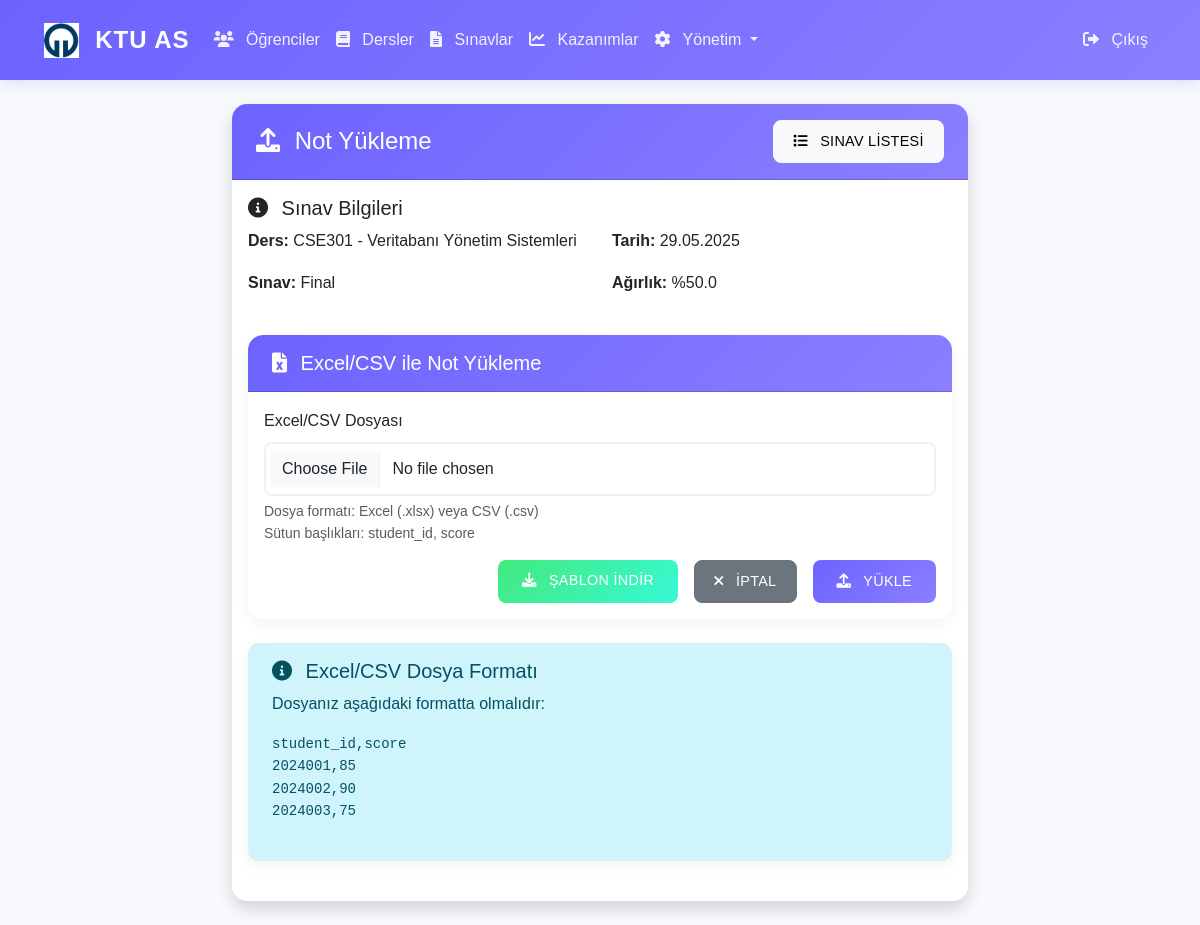
Screenshot of /admin/upload-scores/4 (signed in) with the database file from the repository.
### app/models/__init__.py (models this page shows, shortened)
class Course(db.Model):
    __tablename__ = 'courses'
    id = db.Column(db.Integer, primary_key=True)
    course_code = db.Column(db.String(20), unique=True, nullable=False)
    course_name = db.Column(db.String(100), nullable=False)
    credits = db.Column(db.Integer, nullable=False)
    instructor_name = db.Column(db.String(100), nullable=False)
    semester_id = db.Column(db.Integer, db.ForeignKey('semesters.id'), nullable=False)
    created_at = db.Column(db.DateTime, default=datetime.utcnow)
    exams = db.relationship('Exam', backref='course', lazy=True)

class Exam(db.Model):
    __tablename__ = 'exams'
    id = db.Column(db.Integer, primary_key=True)
    course_id = db.Column(db.Integer, db.ForeignKey('courses.id'), nullable=False)
    exam_name = db.Column(db.String(100), nullable=False)
    exam_date = db.Column(db.Date, nullable=False)
    weight = db.Column(db.Float, nullable=False)  # Sınavın ağırlığı (yüzde)
    created_at = db.Column(db.DateTime, default=datetime.utcnow)
    student_scores = db.relationship('StudentExamScore', backref='exam', lazy=True)

### app/routes/admin.py (the view, shortened to what this page needs)
@bp.route('/upload-scores/<int:exam_id>', methods=['GET', 'POST'])
@login_required
def upload_scores(exam_id):
    if not current_user.is_admin:
        flash('Bu sayfaya erişim yetkiniz yok!', 'error')
        return redirect(url_for('main.index'))
    exam = Exam.query.get_or_404(exam_id)
    return render_template('admin/upload_scores.html', exam=exam)

### app/__init__.py (called while the page is built)
@login_manager.user_loader
def load_user(user_id):
    from app.models import User
    return User.query.get(int(user_id))

### app/templates/admin/upload_scores.html (shortened to what this page needs)
{% extends "base.html" %}
{% block content %}
<div class="row justify-content-center">
    <div class="col-md-8">
        <div class="card shadow">
            <div class="card-header bg-primary text-white d-flex justify-content-between align-items-center">
                <h4 class="mb-0">
                    <i class="fas fa-upload"></i> Not Yükleme
                </h4>
                <a href="{{ url_for('main.exam_list') }}" class="btn btn-light btn-sm">
                    <i class="fas fa-list"></i> Sınav Listesi
                </a>
            </div>
            <div class="card-body">
                <div class="mb-4">
                    <h5 class="card-title">
                        <i class="fas fa-info-circle"></i> Sınav Bilgileri
                    </h5>
                    <div class="row">
                        <div class="col-md-6">
                            <p><strong>Ders:</strong> {{ exam.course.course_code }} - {{ exam.course.course_name }}</p>
                            <p><strong>Sınav:</strong> {{ exam.exam_name }}</p>
                        </div>
                        <div class="col-md-6">
                            <p><strong>Tarih:</strong> {{ exam.exam_date.strftime('%d.%m.%Y') }}</p>
                            <p><strong>Ağırlık:</strong> %{{ exam.weight }}</p>
                        </div>
                    </div>
                </div>
                <div class="card mb-4">
                    <div class="card-header">
                        <h5 class="mb-0">
                            <i class="fas fa-file-excel"></i> Excel/CSV ile Not Yükleme
                        </h5>
                    </div>
                    <div class="card-body">
                        <form method="POST" action="{{ url_for('admin.upload_scores', exam_id=exam.id) }}" enctype="multipart/form-data">
                            <div class="mb-3">
                                <label for="file" class="form-label">Excel/CSV Dosyası</label>
                                <input type="file" class="form-control" id="file" name="file" accept=".xlsx,.csv" required>
                                <div class="form-text">
                                    Dosya formatı: Excel (.xlsx) veya CSV (.csv)<br>
                                    Sütun başlıkları: student_id, score
                                </div>
                            </div>
                            <div class="d-grid gap-2 d-md-flex justify-content-md-end">
                                <a href="{{ url_for('admin.download_score_template') }}" class="btn btn-success me-md-2">
                                    <i class="fas fa-download"></i> Şablon İndir
                                </a>
                                <a href="{{ url_for('main.exam_list') }}" class="btn btn-secondary me-md-2">
                                    <i class="fas fa-times"></i> İptal
                                </a>
                                <button type="submit" class="btn btn-primary">
                                    <i class="fas fa-upload"></i> Yükle
                                </button>
                            </div>
                        </form>
                    </div>
                </div>
                <div class="alert alert-info">
                    <h5 class="alert-heading">
                        <i class="fas fa-info-circle"></i> Excel/CSV Dosya Formatı
                    </h5>
                    <p>Dosyanız aşağıdaki formatta olmalıdır:</p>
                    <pre class="mb-0">
student_id,score
2024001,85
2024002,90
2024003,75
                    </pre>
                </div>
            </div>
        </div>
    </div>
</div>
{% endblock %}

### app/static/css/style.css (style rules this page uses)
:root { --primary-color: #6C63FF; --secondary-color: #FF6584; --accent-color: #43E97B; --background-color: #F7F9FC; --text-color: #2D3748; --success-color: #43E97B; --warning-color: #FFB86C; --danger-color: #FF5555; --light-gray: #EDF2F7; --dark-gray: #4A5568; --gradient-primary: linear-gradient(135deg, #6C63FF 0%, #8B7FFF 100%); --gradient-success: linear-gradient(135deg, #43E97B 0%, #38F9D7 100%); --gradient-warning: linear-gradient(135deg, #FFB86C 0%, #FFA17F 100%); --gradient-danger: linear-gradient(135deg, #FF5555 0%, #FF8080 100%); }
body { font-family: 'Poppins', sans-serif; background-color: var(--background-color); color: var(--text-color); line-height: 1.6; }
.card { border: none; border-radius: 15px; box-shadow: 0 5px 15px rgba(0, 0, 0, 0.05); transition: transform 0.3s ease, box-shadow 0.3s ease; background: white; margin-bottom: 1.5rem; }
.card-header { background: var(--gradient-primary); color: white; border-radius: 15px 15px 0 0 !important; padding: 1rem 1.5rem; font-weight: 600; }
.btn { border-radius: 8px; padding: 0.6rem 1.2rem; font-weight: 500; letter-spacing: 0.3px; transition: all 0.3s ease; text-transform: uppercase; font-size: 0.9rem; }
.btn-primary { background: var(--gradient-primary); border: none; padding: 0.6rem 1.5rem; border-radius: 8px; font-weight: 500; transition: all 0.3s ease; }
.btn-success { background: var(--gradient-success); border: none; padding: 0.6rem 1.5rem; border-radius: 8px; font-weight: 500; transition: all 0.3s ease; }
.form-control { border: 2px solid var(--light-gray); border-radius: 8px; padding: 0.8rem 1rem; transition: all 0.3s ease; }
.alert { border: none; border-radius: 10px; padding: 1rem 1.5rem; margin-bottom: 1.5rem; box-shadow: 0 5px 15px rgba(0, 0, 0, 0.05); }
.card, .alert, .table { animation: fadeIn 0.5s ease-out; }
.fas { margin-right: 0.5rem; }

### rows the page displays
Course: course.course_code "CSE301", course.course_name "Veritabanı Yönetim Sistemleri"
Exam: exam_name "Final", exam_date "29.05.2025", weight "50.0"
